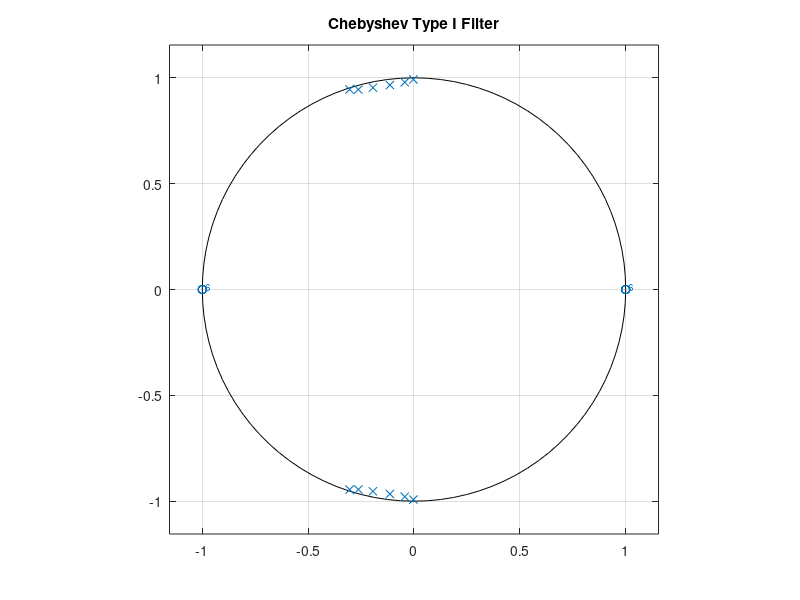
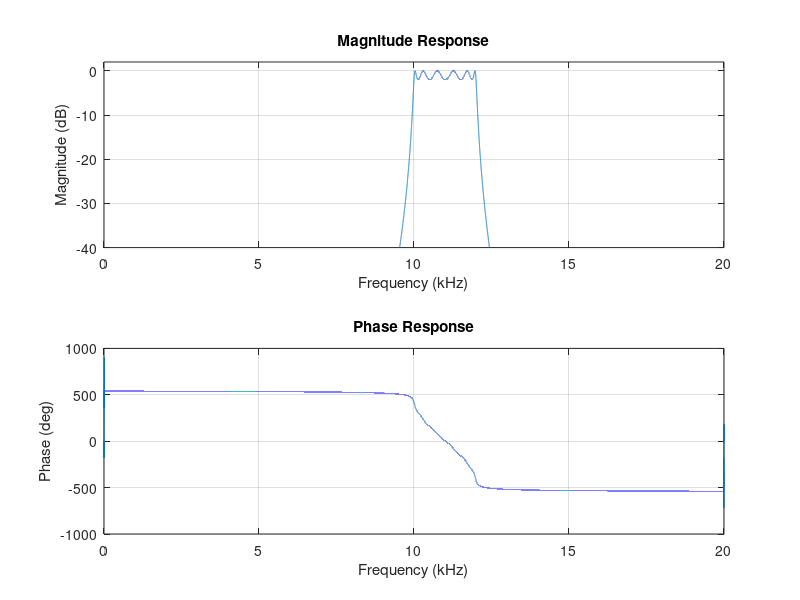

These charts were generated, in order, by the following MATLAB code: (Note: this script raises an error after producing the figures.)
%%%%Raymond
%% (a) Set the filter design parameters
n = 6; % filter order
f_lo = 10e3; % low frequency cutoff [Hz]
f_hi = 12e3; % high frequency cutoff [Hz]
r_p = 2; % passband ripple [dB]
f_s = 40e3; % sampling rate [Hz]
f_Ny = f_s/2; % Nyquist bandwidth [Hz]

% Design the filter and obtain b;a vectors
f_crit = [f_lo/f_Ny, f_hi/f_Ny]; % critical frequencies
[z, p, k] = cheby1(n, r_p, f_crit); % Chebyshev Type I filter design
[b, a] = zp2tf(z, p, k); % zero-pole to transfer function conversion

% Plot the pole-zero plot
figure;
zplane(z, p);
title('Chebyshev Type I Filter');

%% (b) Generate the frequency response vector
f = linspace(0, f_Ny, 10e4); 
f_dig = 2*pi*f/f_s;
H = freqz(b, a, f_dig); 

%% (c) Plot the magnitude and phase response
figure;
subplot(211);
H_db = 20*log10(abs(H)); % magnitude in dB
plot(f/1e3, H_db);
xlabel('Frequency (kHz)');
ylabel('Magnitude (dB)');
title('Magnitude Response');
xlim([0 f_Ny/1e3]);
ylim([-40 2]);
grid on;

subplot(212);
H_ph = rad2deg(unwrap(angle(H))); % phase in degrees
plot(f/1e3, H_ph);
xlabel('Frequency (kHz)');
ylabel('Phase (deg)');
title('Phase Response');
xlim([0 f_Ny/1e3]);
grid on;

%% (d) Find the frequencies where the gain falls below -30dB
a = find(H_db <= -30);
lvl1 = f(a(1));
lvl2 = f(a(end)+1);